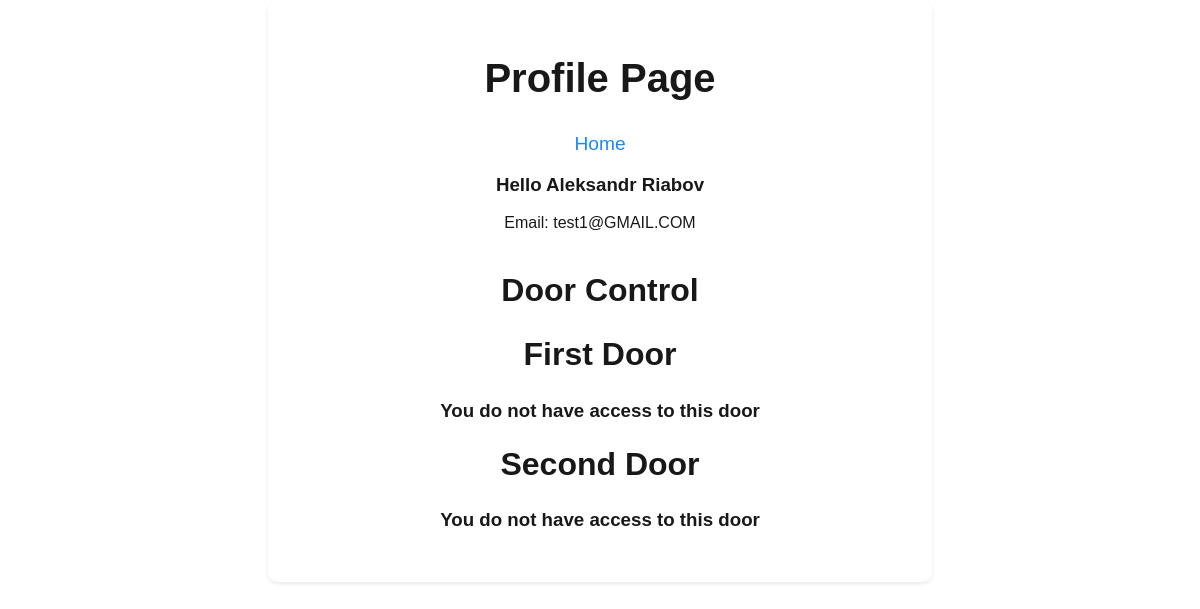
The page /profile (signed in) on the database as committed earlier.
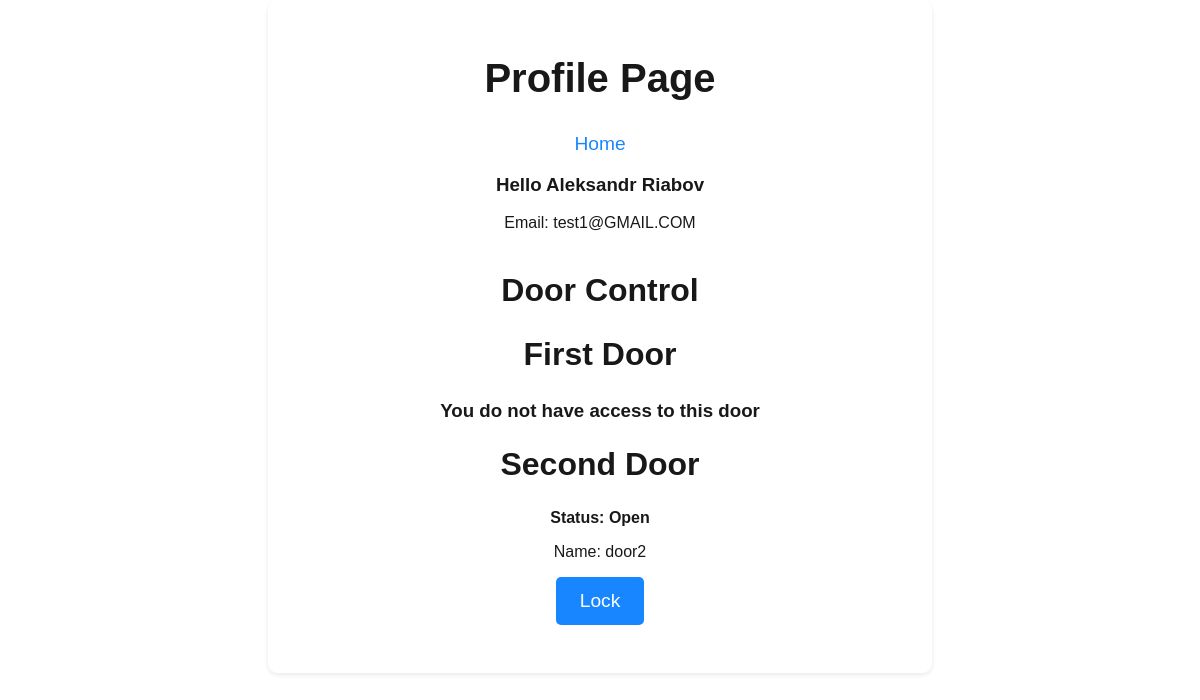
The same page on the database as committed later.
### tables this page shows
CREATE TABLE users(name TEXT NOT NULL, email TEXT NOT NULL, phone TEXT, password TEXT NOT NULL, _isAdmin INTEGER DEFAULT 0 NOT NULL, door1 INTEGER DEFAULT 0 NOT NULL, door2 INTEGER DEFAULT 0 NOT NULL );

CREATE TABLE doors (
  id INTEGER PRIMARY KEY AUTOINCREMENT,
  name TEXT NOT NULL,
  isOpen INTEGER DEFAULT 0 NOT NULL,
  lastUser TEXT,
  lastOpenTime TEXT
);

### app.py (the view)
@app.route('/profile')
def profile():
    if 'email' in session:
        conn = sqlite3.connect('./static/myapp.db')
        c = conn.cursor()
        co = conn.cursor()
        co.execute('SELECT * FROM users WHERE email = ?', (session['email'],))
        user = co.fetchone()
        c.execute('SELECT * FROM doors;',)
        doors = c.fetchall()
        conn.close()
        print(user)
        return render_template('profile.html', user=user,  doors=doors)
    else:
        return redirect(url_for('login'))

### templates/profile.html (shortened to what this page needs)
<!DOCTYPE html>
<html lang="en" class="indexBody">
<head>
    <link rel="stylesheet" href="/static/styless.css">
</head>
<body>
    <main>
    <div class="mainDivIndex ">
        <h1>Profile Page</h1>
        <a href="/">Home</a>
        {% if session['email'] %}
        <div class="profile-info">
            <div class="user-info">
                <h3>Hello {{ session['name'] }}</h3>
                <p>Email:  {{ session['email'] }}</p>
            </div>
        </div>
        <h2>Door Control</h2>
        {% if session %}
        <div class="door-control">
            {% for door in doors %}
                {% if user[5] == 1 and door[1] == 'door1' %}
                    <h2>First Door</h2>
                    <form method="POST" action="{{ url_for('change_door_state', door_id='door1') }}">
                        <label for="door1-status">Status: {{ "Open" if door[2] else "Closed" }} </label>
                        <br>
                        <p>Name: {{ door[1] }}</p>
                        <button type="submit" name="action" value="{{ 'lock' if door[2] else 'unlock' }}" class="buttonBlue">{{ "Lock" if door[2] else "Unlock" }}</button>
                    </form>
                {% elif user[5] != 1 and door[1] == 'door1' %}
                    <h2>First Door</h2>
                    <h3>You do not have access to this door</h3>
                {% endif %}
                {% if user[6] == 1 and door[1] == 'door2' %}
                    <h2>Second Door</h2>
                    <form method="POST" action="{{ url_for('change_door_state', door_id='door2') }}">
                        <label for="door2-status">Status: {{ "Open" if door[2] else "Closed" }} </label>
                        <br>
                        <p>Name: {{ door[1] }}</p>
                        <button type="submit" name="action" value="{{ 'lock' if door[2] else 'unlock' }}" class="buttonBlue">{{ "Lock" if door[2] else "Unlock" }}</button>
                    </form>
                {% elif user[6] != 1 and door[1] == 'door2' %}
                    <h2>Second Door</h2>
                    <h3>You do not have access to this door</h3>
                {% endif %}
            {% endfor %}
        </div>
        {% endif %}
        {% endif %}
    </div>
    </main>
</body>
</html>

### static/styless.css (style rules this page uses)
.indexBody { text-align: center; }
html { height: 100%; background-image: url('https://source.unsplash.com/1600x900/?sanfrancisco'); background-size: cover; background-repeat: no-repeat; opacity: 0.9; }
body { font-family: Arial, sans-serif; height: 100%; margin: 0; }
h1 { font-size: 2.5rem; text-align: center; margin-top: 1.5rem; }
h2 { margin-top: 1.5rem; font-size: 2rem; text-align: center; }
.mainDivIndex { display: inline-block; flex: auto; margin: 0 auto; max-width: 600px; width: 100%; background: rgba(255, 255, 255, 0.751); border-radius: 10px; box-shadow: 0px 2px 5px rgba(0, 0, 0, 0.1); padding: 2rem; }
.buttonBlue { display: block; background-color: #007bff; color: #fff; border: none; border-radius: 5px; padding: 0.8rem 1.5rem; font-size: 1.2rem; margin: 1rem auto; cursor: pointer; transition: background-color 0.3s ease-in-out; }
.mainDivIndex a { display: block; text-align: center; margin-top: 2rem; font-size: 1.2rem; color: #007bff; text-decoration: none; }
.profile-info { display: flex; flex-wrap: wrap; justify-content: center; align-items: center; gap: 20px; }
label { font-weight: bold; }

Rows that differ between the two databases and show on the page:
changed users "Aleksandr Riabov": door2 0 → 1 (drawn)
changed doors: isOpen (not shown) → "Open"; name (not shown) → "door2"; isOpen (not shown) → "Lock"; text "You do not have access to this door" → "Status: Name:"
